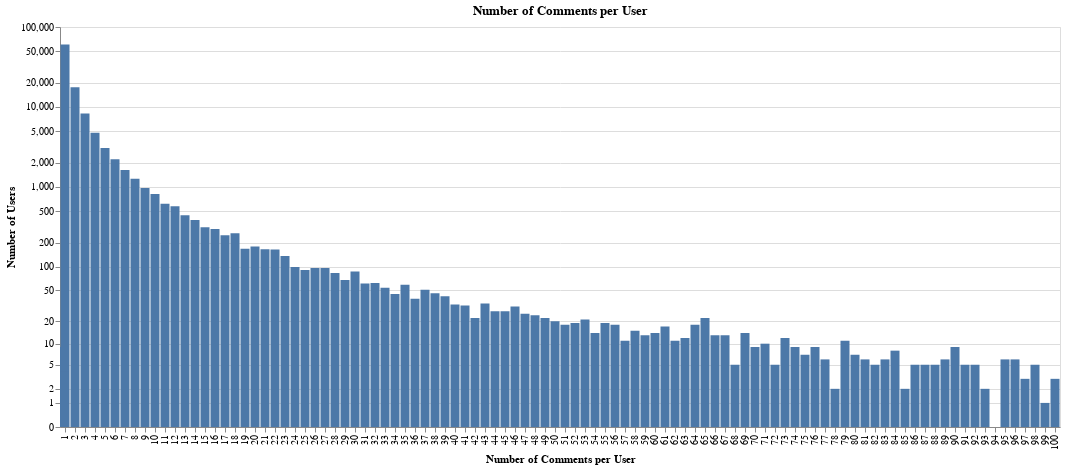

The code cell stored with this chart in its notebook:
### Code cell
comments_per_user = df.groupby("author").size()
distribution = comments_per_user.value_counts().sort_index()
distribution_df = distribution.reset_index()
distribution_df.columns = ["comments_per_user", "number_of_users"]

c = (
    alt.Chart(distribution_df)
    .mark_bar()
    .encode(
        x=alt.X(
            "comments_per_user:O",
            title="Number of Comments per User",
            scale={"domain": range(1, 101)},
        ),
        y=alt.Y(
            "number_of_users:Q",
            title="Number of Users",
            scale=alt.Scale(
                type="symlog",
                domain=[0, 100_000],
            ),
            axis=alt.Axis(
                values=[
                    0,
                    1,
                    2,
                    5,
                    10,
                    20,
                    50,
                    100,
                    200,
                    500,
                    1_000,
                    2_000,
                    5_000,
                    10_000,
                    20_000,
                    50_000,
                    100_000,
                ]
            ),
        ),
        tooltip=[
            alt.Tooltip("comments_per_user:Q", title="# of Comments per User"),
            alt.Tooltip("number_of_users:Q", title="# of Users"),
        ],
    )
    .properties(
        width=1000,
        height=400,
        title=alt.Title(text="Number of Comments per User"),
    )
)

c

### Figure 1 — Vega-Lite specification as saved in the notebook (floating-point values rounded to 4 significant figures; data arrays with more than 128 entries replaced by an {"elided": "..."} marker saying what was removed)
{"usermeta": {"embedOptions": {"theme": "dark"}}, "config": {"view": {"continuousWidth": 300, "continuousHeight": 300}}, "data": {"name": "data-1748adededf23978b3bb795a7650798c"}, "mark": {"type": "bar"}, "encoding": {"tooltip": [{"field": "comments_per_user", "title": "# of Comments per User", "type": "quantitative"}, {"field": "number_of_users", "title": "# of Users", "type": "quantitative"}], "x": {"field": "comments_per_user", "scale": {"domain": [1, 2, 3, 4, 5, 6, 7, 8, 9, 10, 11, 12, 13, 14, 15, 16, 17, 18, 19, 20, 21, 22, 23, 24, 25, 26, 27, 28, 29, 30, 31, 32, 33, 34, 35, 36, 37, 38, 39, 40, 41, 42, 43, 44, 45, 46, 47, 48, 49, 50, 51, 52, 53, 54, 55, 56, 57, 58, 59, 60, 61, 62, 63, 64, 65, 66, 67, 68, 69, 70, 71, 72, 73, 74, 75, 76, 77, 78, 79, 80, 81, 82, 83, 84, 85, 86, 87, 88, 89, 90, 91, 92, 93, 94, 95, 96, 97, 98, 99, 100]}, "title": "Number of Comments per User", "type": "ordinal"}, "y": {"axis": {"values": [0, 1, 2, 5, 10, 20, 50, 100, 200, 500, 1000, 2000, 5000, 10000, 20000, 50000, 100000]}, "field": "number_of_users", "scale": {"domain": [0, 100000], "type": "symlog"}, "title": "Number of Users", "type": "quantitative"}}, "height": 400, "title": {"text": "Number of Comments per User"}, "width": 1000, "$schema": "https://vega.github.io/schema/vega-lite/v5.20.1.json", "datasets": {"data-1748adededf23978b3bb795a7650798c": {"elided": "216 records"}}}
